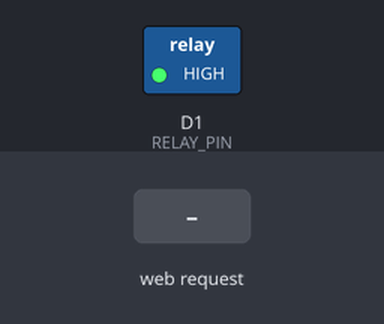
Recording of a sketch running on a simulated ESP8266 (NodeMCU). Shown: switched loads named in the sketch (green lamp = pin HIGH). The test bench sets the inputs (shaded band).

Above: at 1.2 s.
1.3 s: HTTP request GET /on received
At 1.7 s:
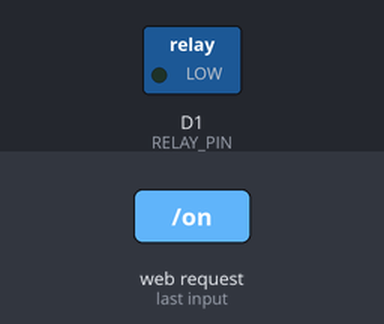
2.8 s: HTTP request GET /off received
At 4.1 s:
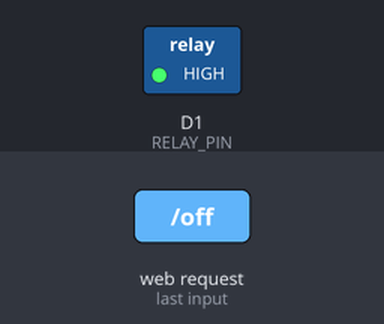
Timing chart, 0 to 5.8 s (numbered marks = the images above; inputs shaded):
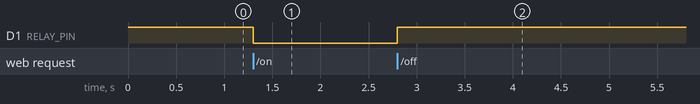

Measured:
- after the input at 1.3 s, D1 (RELAY_PIN): HIGH → LOW at once
- after the input at 2.8 s, D1 (RELAY_PIN): LOW → HIGH at once

The sketch:

bulb-ON-using-AP-mode.ino
```cpp
#include <ESP8266WiFi.h>
#include <ESP8266WebServer.h>

#define RELAY_PIN D1   // GPIO5

ESP8266WebServer server(80);

// Change if your relay is ACTIVE HIGH
bool relayState = false; // false = OFF, true = ON

void handleRoot() {
  String html = "<!DOCTYPE html><html>";
  html += "<head><meta name='viewport' content='width=device-width, initial-scale=1'>";
  html += "<style>";
  html += "body{font-family:Arial;text-align:center;}";
  html += "button{font-size:25px;padding:15px 30px;margin:10px;}";
  html += "</style></head><body>";

  html += "<h2>ESP8266 Bulb Control</h2>";

  if (relayState) {
    html += "<p>Status: <b>ON</b></p>";
    html += "<a href='/off'><button style='background:red;color:white'>OFF</button></a>";
  } else {
    html += "<p>Status: <b>OFF</b></p>";
    html += "<a href='/on'><button style='background:green;color:white'>ON</button></a>";
  }

  html += "</body></html>";

  server.send(200, "text/html", html);
}

void handleOn() {
  relayState = true;
  digitalWrite(RELAY_PIN, LOW);   // ACTIVE LOW relay
  server.sendHeader("Location", "/");
  server.send(303);
}

void handleOff() {
  relayState = false;
  digitalWrite(RELAY_PIN, HIGH);  // ACTIVE LOW relay
  server.sendHeader("Location", "/");
  server.send(303);
}

void setup() {
  pinMode(RELAY_PIN, OUTPUT);
  digitalWrite(RELAY_PIN, HIGH); // Relay OFF

  WiFi.mode(WIFI_AP);
  WiFi.softAP("ESP8266-BULB", "12345678");

  server.on("/", handleRoot);
  server.on("/on", handleOn);
  server.on("/off", handleOff);

  server.begin();
}

void loop() {
  server.handleClient();
}
```
